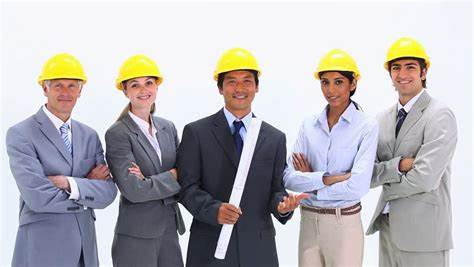
#> input picture images/engineer group.jpeg, 474 x 267 px
$ python main.py
#> lines starting #> are read from the running program, lines starting #| are printed output that depends on the picture
import cv2 as cv
import numpy as np
image = cv.imread("images/engineer group.jpeg")
#> image is the input picture: shape (267, 474, 3); mean B, G, R 183.2, 180.3, 183.5
resized_img = cv.resize(image, (500, 500), interpolation=cv.INTER_AREA)
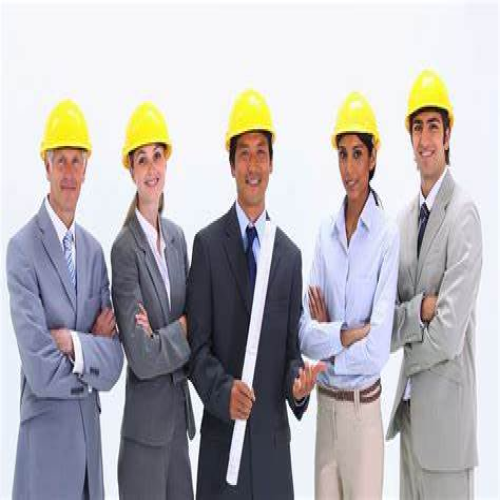
#> resized_img: shape (500, 500, 3); mean B, G, R 183.1, 180.3, 183.5
gray = cv.cvtColor(resized_img, cv.COLOR_BGR2GRAY)
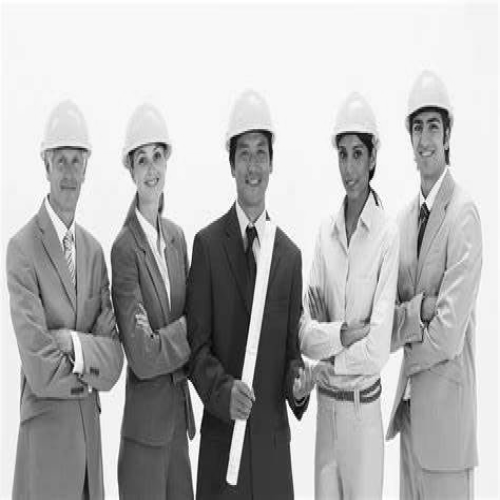
#> gray: shape (500, 500); min 2, max 255, mean 181.5
cv.imshow("gray", gray)
cv.waitKey(3000)
cv.destroyAllWindows()
